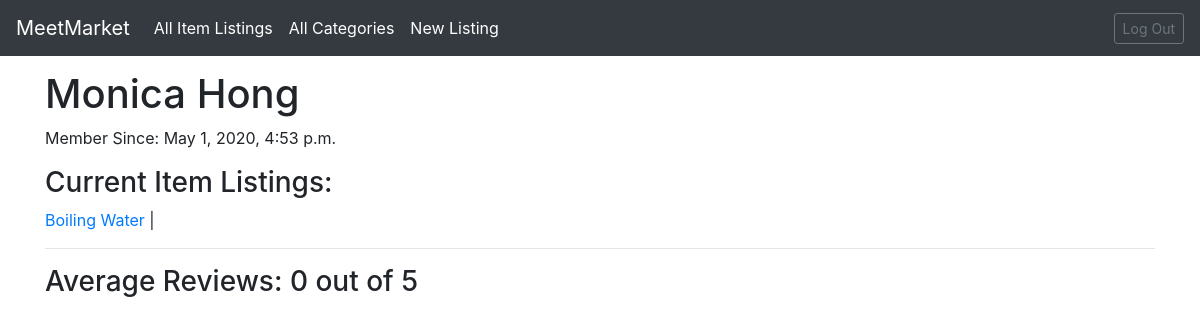
The app's page /user/9 (signed in), older data.
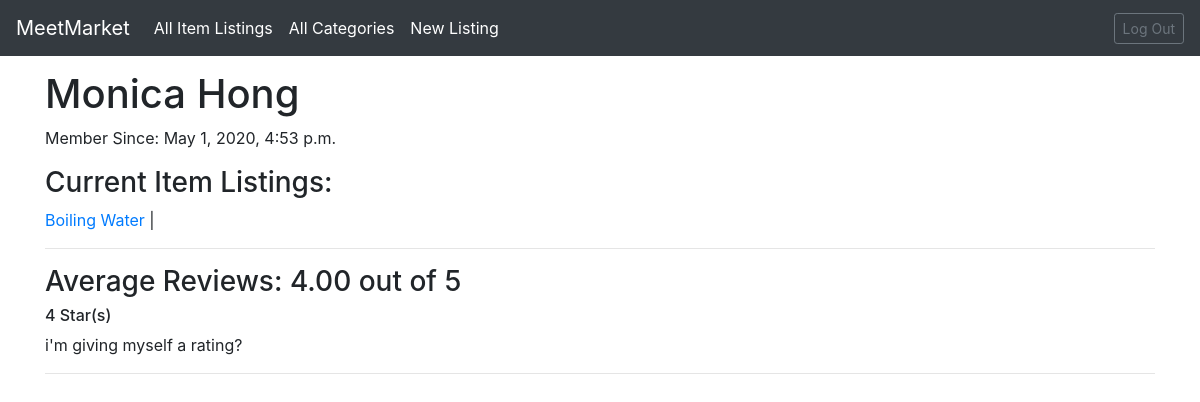
The same page, newer data.
### item_app/models.py (models this page shows)
class Item(models.Model):
    user = models.ForeignKey(User, related_name="items",
                             on_delete=models.CASCADE)
    name = models.CharField(max_length=100)
    price = models.DecimalField(decimal_places=2, max_digits=10)
    description = models.CharField(max_length=255)
    location = models.CharField(max_length=255)
    condition = models.CharField(max_length=25)
    category = models.ForeignKey(
        Category, related_name="items", on_delete=models.CASCADE)
    flag = models.BooleanField(default=False)
    created_at = models.DateTimeField(auto_now_add=True)
    updated_at = models.DateTimeField(auto_now=True)
    objects = ItemManager()

### craiglist_app/models.py (models this page shows)
class Review(models.Model):
    user = models.ForeignKey(
        User, related_name="reviews", on_delete=models.CASCADE)
    content = models.CharField(max_length=255)
    rating = models.IntegerField()
    created_at = models.DateTimeField(auto_now_add=True)
    updated_at = models.DateTimeField(auto_now=True)

### item_app/views.py (the view)
# urls.py: path('user/<int:user_id>', views.user_page, name="my_user_page"),
def user_page(request, user_id):
    user = User.objects.get(id=user_id)
    logged_user = User.objects.get(email=request.session['log_email'])
    items = user.items.all()
    reviews = user.reviews.all()
    new = 0
    if len(reviews) > 0:
        total = 0
        for review in reviews:
            total += int(review.rating)
        avg = total / len(reviews)
        new = "%.2f" % avg
    context = {
        "user": user,
        "items": items,
        "reviews": reviews,
        "avg": new,
        "logged_user": logged_user,
    }
    return render(request, "userpage.html", context)

### item_app/templates/userpage.html (shortened to what this page needs)
{% extends 'base.html' %} {% block content %}
<h1 style="padding-top: 20px; margin-top: 50px;">
  {{user.first_name}} {{user.last_name}}
</h1>
<p>Member Since: {{user.created_at}}</p>
<h3>Current Item Listings:</h3>
{% for item in items %}
<a href="{% url 'item:my_item_info' item.id %}">{{item.name}}</a> &#124;
{% endfor %}
<hr />
<h3>
  Average Reviews: {{avg}} out of 5
</h3>
<div class="overflow-auto">
  {% for review in reviews %}
  <h6>{{review.rating}} Star(s)</h6>
  <p>{{review.content}}</p>
  <hr />
  {% endfor %}
</div>
{% endblock %}

Row changes from the older to the newer data that the page shows:
added Review: rating "4", content "i'm giving myself a rating?"
Text that changed along with them:
{{ avg }}: "0" → "4.00"
